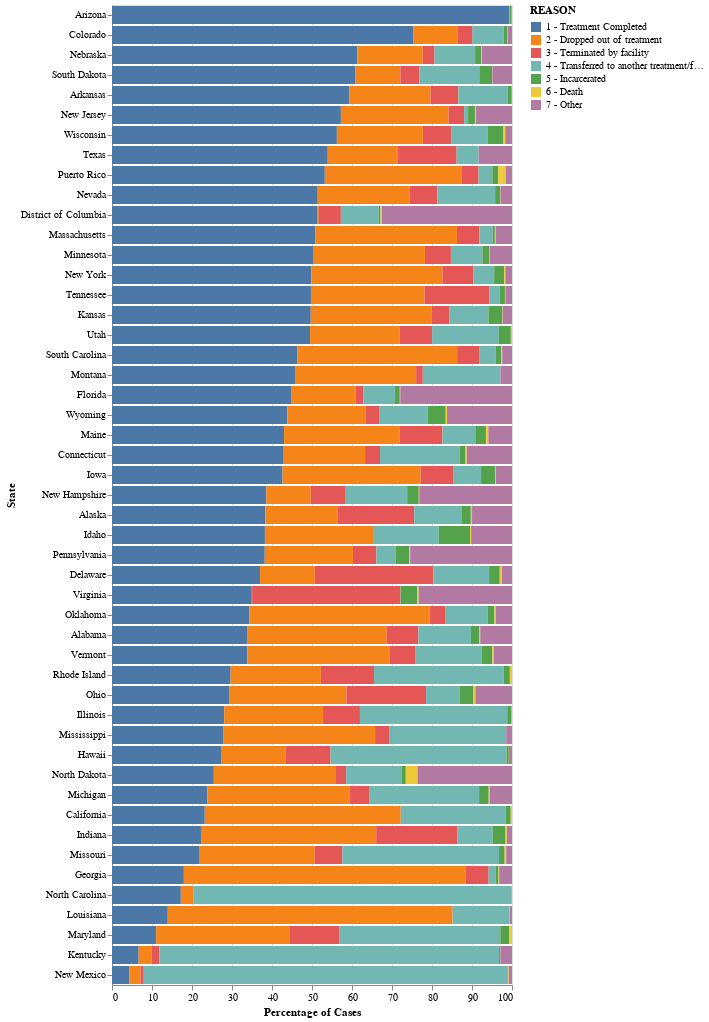

Notebook code cell kept with this figure:
### Code cell
%matplotlib inline

bar = alt.Chart(state_completion_2019_df).mark_bar().transform_calculate(
        filtered='datum.REASON == "1 - Treatment Completed" ? datum.PERC : 0'
        ).encode(
            x=alt.X('PERC:Q', scale=alt.Scale(domain=(0,100)), axis=alt.Axis(title='Percentage of Cases')),
            y=alt.Y('STFIPS:N', sort=alt.SortField('filtered', order = 'descending'), axis=alt.Axis(title='State')),
            color='REASON:N',
            order=alt.Order('REASON',sort='ascending'))

bar

### Figure 1 — Vega-Lite specification as saved in the notebook (floating-point values rounded to 4 significant figures; data arrays with more than 128 entries replaced by an {"elided": "..."} marker saying what was removed)
{"config": {"view": {"continuousWidth": 400, "continuousHeight": 300}}, "data": {"name": "data-fa7754b2b84ba4b01f17a4c7609b85e6"}, "mark": "bar", "encoding": {"color": {"field": "REASON", "type": "nominal"}, "order": {"field": "REASON", "sort": "ascending", "type": "nominal"}, "x": {"axis": {"title": "Percentage of Cases"}, "field": "PERC", "scale": {"domain": [0, 100]}, "type": "quantitative"}, "y": {"axis": {"title": "State"}, "field": "STFIPS", "sort": {"field": "filtered", "order": "descending"}, "type": "nominal"}}, "transform": [{"calculate": "datum.REASON == \"1 - Treatment Completed\" ? datum.PERC : 0", "as": "filtered"}], "$schema": "https://vega.github.io/schema/vega-lite/v4.17.0.json", "datasets": {"data-fa7754b2b84ba4b01f17a4c7609b85e6": {"elided": "338 records"}}}
